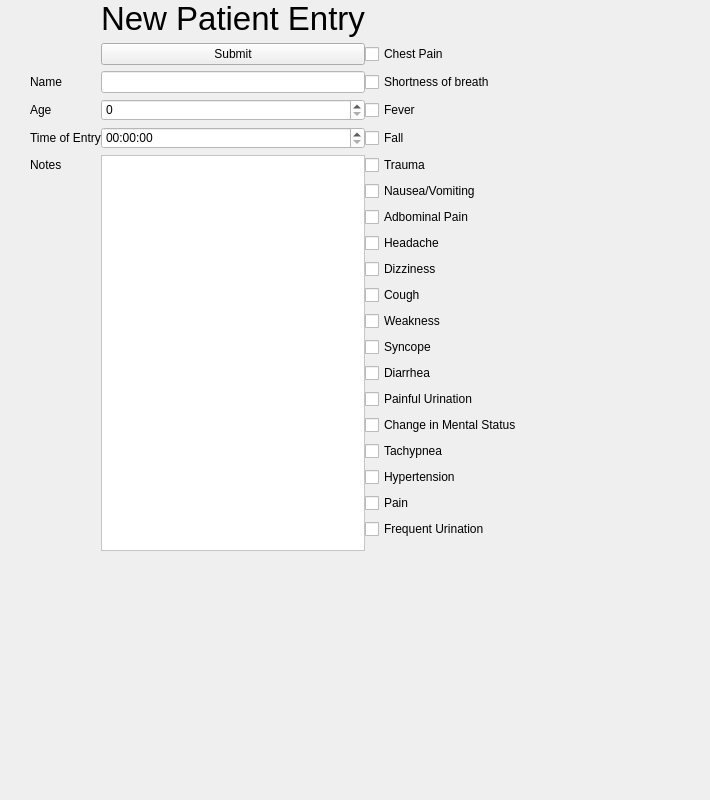
<?xml version="1.0" encoding="UTF-8"?>
<ui version="4.0">
 <class>Form</class>
 <widget class="QWidget" name="Form">
  <property name="geometry">
   <rect>
    <x>0</x>
    <y>0</y>
    <width>710</width>
    <height>800</height>
   </rect>
  </property>
  <property name="minimumSize">
   <size>
    <width>650</width>
    <height>800</height>
   </size>
  </property>
  <property name="maximumSize">
   <size>
    <width>16777215</width>
    <height>16777215</height>
   </size>
  </property>
  <property name="font">
   <font/>
  </property>
  <property name="windowTitle">
   <string>Form</string>
  </property>
  <property name="toolTipDuration">
   <number>-1</number>
  </property>
  <property name="autoFillBackground">
   <bool>false</bool>
  </property>
  <property name="styleSheet">
   <string notr="true"/>
  </property>
  <widget class="QWidget" name="gridLayoutWidget">
   <property name="geometry">
    <rect>
     <x>30</x>
     <y>0</y>
     <width>641</width>
     <height>671</height>
    </rect>
   </property>
   <layout class="QGridLayout" name="gridLayout">
    <property name="sizeConstraint">
     <enum>QLayout::SetFixedSize</enum>
    </property>
    <property name="horizontalSpacing">
     <number>0</number>
    </property>
    <item row="4" column="0">
     <widget class="QLabel" name="label_4">
      <property name="text">
       <string>Time of Entry</string>
      </property>
     </widget>
    </item>
    <item row="1" column="2">
     <widget class="QCheckBox" name="chestpain">
      <property name="text">
       <string>Chest Pain</string>
      </property>
     </widget>
    </item>
    <item row="2" column="1">
     <widget class="QLineEdit" name="enterName">
      <property name="styleSheet">
       <string notr="true">background-color:rgb(255, 255, 255)</string>
      </property>
     </widget>
    </item>
    <item row="10" column="2">
     <widget class="QCheckBox" name="cough">
      <property name="text">
       <string>Cough</string>
      </property>
     </widget>
    </item>
    <item row="7" column="2">
     <widget class="QCheckBox" name="adbominal">
      <property name="text">
       <string>Adbominal Pain</string>
      </property>
     </widget>
    </item>
    <item row="3" column="0">
     <widget class="QLabel" name="label_3">
      <property name="text">
       <string>Age</string>
      </property>
     </widget>
    </item>
    <item row="5" column="1" rowspan="17">
     <widget class="QPlainTextEdit" name="notes">
      <property name="styleSheet">
       <string notr="true"> background-color: rgb(255, 255, 255)</string>
      </property>
     </widget>
    </item>
    <item row="15" column="2">
     <widget class="QCheckBox" name="mentalStatus">
      <property name="text">
       <string>Change in Mental Status</string>
      </property>
     </widget>
    </item>
    <item row="5" column="0">
     <widget class="QLabel" name="label_6">
      <property name="text">
       <string>Notes</string>
      </property>
     </widget>
    </item>
    <item row="13" column="2">
     <widget class="QCheckBox" name="diarrhea">
      <property name="text">
       <string>Diarrhea</string>
      </property>
     </widget>
    </item>
    <item row="11" column="2">
     <widget class="QCheckBox" name="weakness">
      <property name="text">
       <string>Weakness</string>
      </property>
     </widget>
    </item>
    <item row="18" column="2">
     <widget class="QCheckBox" name="pain">
      <property name="text">
       <string>Pain</string>
      </property>
     </widget>
    </item>
    <item row="3" column="1">
     <widget class="QSpinBox" name="Age">
      <property name="styleSheet">
       <string notr="true"> background-color: rgb(255, 255, 255)</string>
      </property>
     </widget>
    </item>
    <item row="4" column="2">
     <widget class="QCheckBox" name="fall">
      <property name="text">
       <string>Fall</string>
      </property>
     </widget>
    </item>
    <item row="8" column="2">
     <widget class="QCheckBox" name="headache">
      <property name="text">
       <string>Headache</string>
      </property>
     </widget>
    </item>
    <item row="9" column="2">
     <widget class="QCheckBox" name="dizziness">
      <property name="text">
       <string>Dizziness</string>
      </property>
     </widget>
    </item>
    <item row="2" column="2">
     <widget class="QCheckBox" name="breath">
      <property name="text">
       <string>Shortness of breath</string>
      </property>
     </widget>
    </item>
    <item row="2" column="0">
     <widget class="QLabel" name="label_2">
      <property name="text">
       <string>Name</string>
      </property>
     </widget>
    </item>
    <item row="19" column="2">
     <widget class="QCheckBox" name="frequentUrination">
      <property name="text">
       <string>Frequent Urination</string>
      </property>
     </widget>
    </item>
    <item row="6" column="2">
     <widget class="QCheckBox" name="nausea">
      <property name="text">
       <string>Nausea/Vomiting</string>
      </property>
     </widget>
    </item>
    <item row="4" column="1">
     <widget class="QTimeEdit" name="timeOfEntry">
      <property name="styleSheet">
       <string notr="true"> background-color: rgb(255, 255, 255)</string>
      </property>
     </widget>
    </item>
    <item row="5" column="2">
     <widget class="QCheckBox" name="trauma">
      <property name="text">
       <string>Trauma</string>
      </property>
     </widget>
    </item>
    <item row="3" column="2">
     <widget class="QCheckBox" name="fever">
      <property name="text">
       <string>Fever</string>
      </property>
     </widget>
    </item>
    <item row="16" column="2">
     <widget class="QCheckBox" name="tachypnea">
      <property name="text">
       <string>Tachypnea</string>
      </property>
     </widget>
    </item>
    <item row="14" column="2">
     <widget class="QCheckBox" name="painUrination">
      <property name="text">
       <string>Painful Urination</string>
      </property>
     </widget>
    </item>
    <item row="17" column="2">
     <widget class="QCheckBox" name="hypertension">
      <property name="text">
       <string>Hypertension</string>
      </property>
     </widget>
    </item>
    <item row="12" column="2">
     <widget class="QCheckBox" name="syncope">
      <property name="text">
       <string>Syncope</string>
      </property>
     </widget>
    </item>
    <item row="1" column="1">
     <widget class="QPushButton" name="submit">
      <property name="text">
       <string>Submit</string>
      </property>
     </widget>
    </item>
    <item row="0" column="1">
     <widget class="QLabel" name="title">
      <property name="font">
       <font>
        <pointsize>25</pointsize>
       </font>
      </property>
      <property name="text">
       <string>New Patient Entry</string>
      </property>
     </widget>
    </item>
   </layout>
  </widget>
 </widget>
 <resources/>
 <connections/>
</ui>
